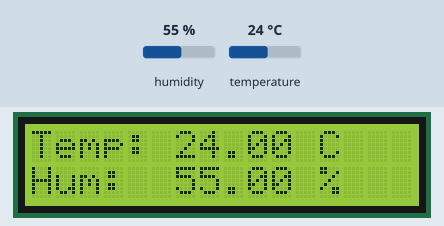
This sketch was run on a simulated Arduino Uno, built with avr-gcc and run on an emulated ATmega328P. Parts: 16×2 character LCD. The inputs (shaded band) are chosen by the test bench; at power-on: humidity 55 %, temperature 24 °C. What the sketch prints to the serial monitor is not drawn.

Above: at 1.2 s.
1.3 s: humidity set to 22 %
At 11.0 s:
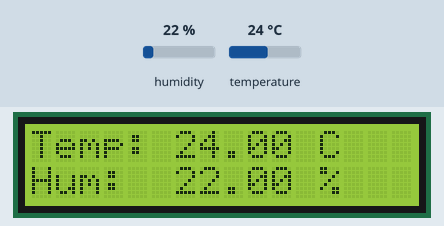
11.6 s: temperature set to 12 °C
At 21.4 s:
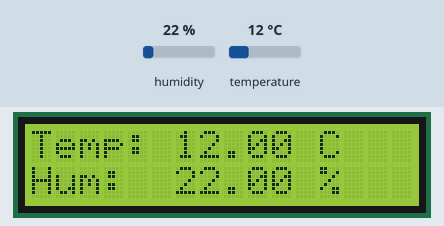
21.7 s: humidity set to 40 %
At 31.1 s:
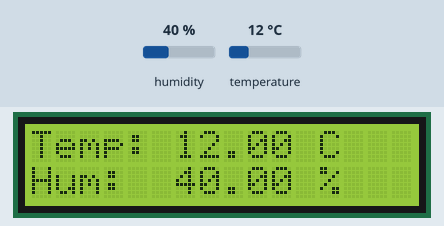
31.7 s: temperature set to 19 °C
At 40.6 s:
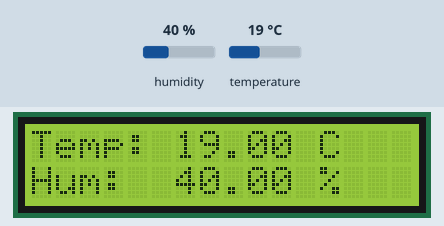
Timing chart, 0 to 42.1 s (numbered marks = the images above; inputs shaded):
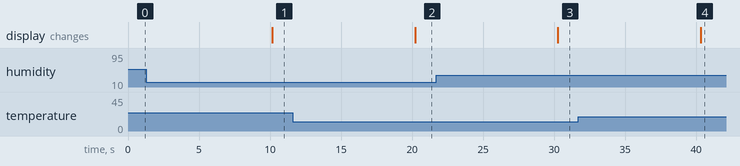

The sketch:

temperature1.0.ino
```cpp
#include <DHT.h> // подключаем библиотеку для датчика
#include <Wire.h> // библиотека для управления устройствами по I2C
#include <LiquidCrystal_I2C.h> // подключаем библиотеку для QAPASS 1602

DHT dht(2, DHT11); // сообщаем на каком порту будет датчик
LiquidCrystal_I2C LCD(0x27,16,2); // присваиваем имя LCD для дисплея

void setup() {
  dht.begin(); // запускаем датчик DHT22
  Serial.begin(9600); // подключаем монитор порта


  LCD.init(); // инициализация LCD дисплея
  LCD.backlight(); // включение подсветки дисплея

}

void loop() {

  float t = dht.readTemperature(); // задать переменной t значение температуры с датчика
  float h = dht.readHumidity(); // задать переменной h значение влажности с датчика

  Serial.print("Temperature: ");
  Serial.print(t); // выводим температуру на консоль
  Serial.print("Humidity: ");
  Serial.print(h); // выводим влажность на консоль

  LCD.setCursor(0, 0);     // ставим курсор на 0 символ первой строки
  LCD.print("Temp: ");     // печатаем сообщение на первой строке
  LCD.print(t);
  LCD.print(" C");

  LCD.setCursor(0, 1);     // ставим курсор на 0 символ второй строки
  LCD.print("Hum:  ");     // печатаем сообщение на первой строке
  LCD.print(h);
  LCD.print(" %");

  delay(10000);

}
```

Measured:
- after the input at 1.3 s, the display: changes after 8.9 s (image 1)
- after the input at 11.6 s, the display: changes after 8.6 s (image 2)
- after the input at 21.7 s, the display: changes after 8.6 s (image 3)
- after the input at 31.7 s, the display: changes after 8.6 s (image 4)
